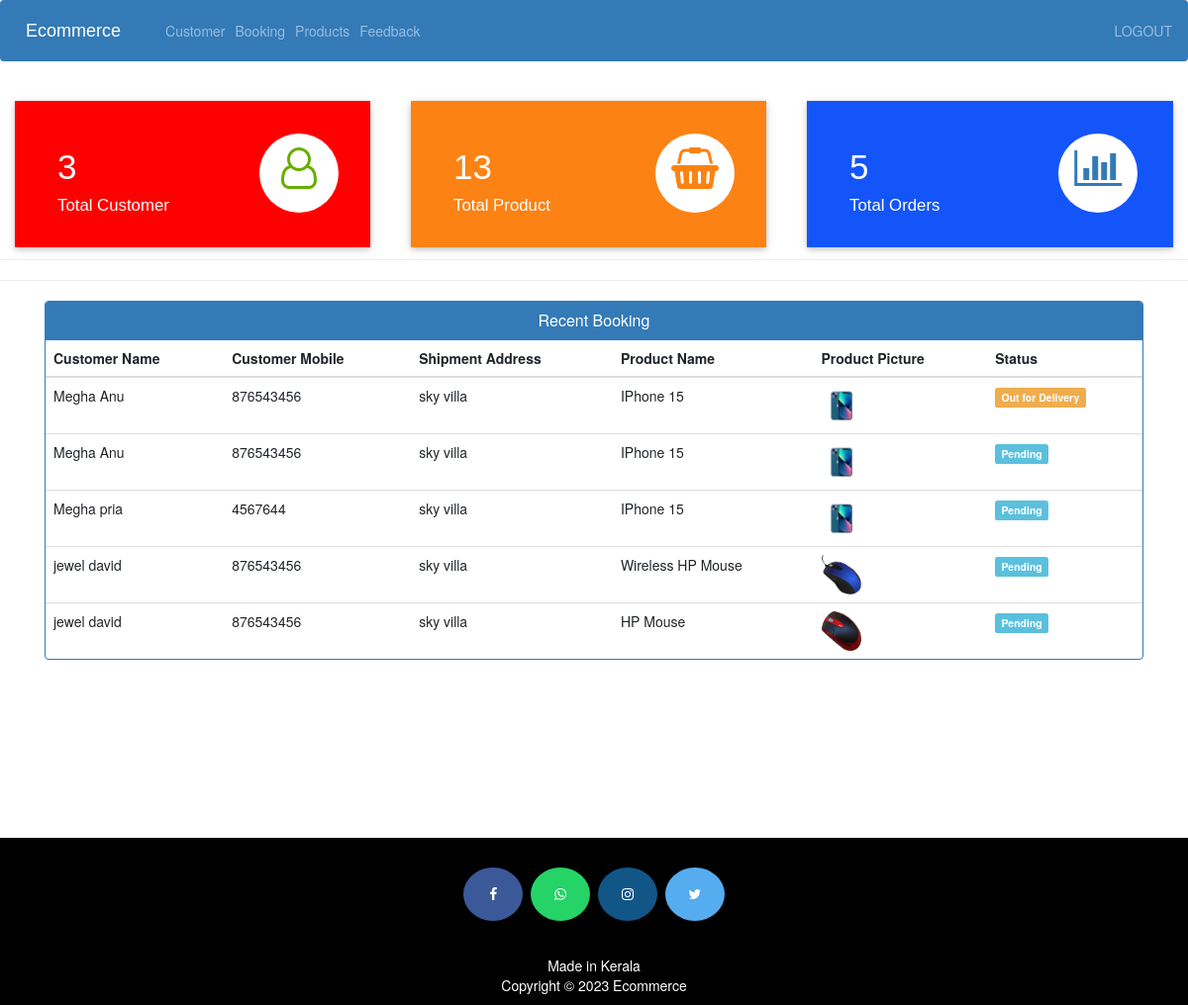
The app's page /admin-dashboard (signed in) with its own data.
### ecom/models.py (models this page shows, shortened)
class Customer(models.Model):
    user=models.OneToOneField(User,on_delete=models.CASCADE)
    profile_pic = models.ImageField(upload_to='profile_pics/')
    address = models.CharField(max_length=40)
    mobile = models.CharField(max_length=20,null=False)
    @property
    def get_name(self):
        return self.user.first_name+" "+self.user.last_name

class Orders(models.Model):
    STATUS =(
        ('Pending','Pending'),
        ('Order Confirmed','Order Confirmed'),
        ('Out for Delivery','Out for Delivery'),
        ('Delivered','Delivered'),
    )
    customer=models.ForeignKey('Customer', on_delete=models.CASCADE,null=True)
    product=models.ForeignKey('Product',on_delete=models.CASCADE,null=True)
    email = models.CharField(max_length=50,null=True)
    address = models.CharField(max_length=500,null=True)
    mobile = models.CharField(max_length=20,null=True)
    order_date= models.DateField(auto_now_add=True,null=True)
    status=models.CharField(max_length=50,null=True,choices=STATUS)

class Product(models.Model):
    name=models.CharField(max_length=40)
    product_image= models.ImageField(upload_to='product_image/',null=True,blank=True)
    price = models.PositiveIntegerField()
    description=models.CharField(max_length=40)

### ecom/views.py (the view)
# urls.py: path('admin-dashboard', views.admin_dashboard_view,name='admin-dashboard'),
@login_required(login_url='adminlogin')
def admin_dashboard_view(request):
    customercount=models.Customer.objects.all().count()
    productcount=models.Product.objects.all().count()
    ordercount=models.Orders.objects.all().count()
    orders=models.Orders.objects.all()
    ordered_products=[]
    ordered_bys=[]
    for order in orders:
        ordered_product=models.Product.objects.all().filter(id=order.product.id)
        ordered_by=models.Customer.objects.all().filter(id = order.customer.id)
        ordered_products.append(ordered_product)
        ordered_bys.append(ordered_by)
    mydict={
    'customercount':customercount,
    'productcount':productcount,
    'ordercount':ordercount,
    'data':zip(ordered_products,ordered_bys,orders),
    }
    return render(request,'ecom/admin_dashboard.html',context=mydict)

### templates/ecom/admin_dashboard.html
{% extends 'ecom/admin_base.html' %}
{% load static %}
{% block content %}
<br>
{%include 'ecom/admin_dashboard_cards.html'%}
<br><br><br><br><br>
<hr><hr>
<div class="container" >
    <div class="panel panel-primary" >
      <div class="panel-heading" style="text-align:center;">
        <h6 class="panel-title">Recent Booking</h6>
      </div>
      <table class="table table-hover" id="dev-table">
        <thead>
          <tr>
            <th>Customer Name</th>
            <th>Customer Mobile</th>
            <th>Shipment Address</th>
            <th>Product Name</th>
            <th>Product Picture</th>
            <th>Status</th>
          </tr>
        </thead>
        {% for product,customer,order in data %}
        <tr>
          {% for c in customer %}
          <td> {{c.get_name}}</td>
          <td>{{c.mobile}}</td>
          <td>{{order.address}}</td>
          {% endfor %}
          {% for p in product %}
          <td> {{p.name}}</td>
          <td> <img src="{% static p.product_image.url %}" alt="Profile Pic" height="40px" width="40px" /></td>
          {% if order.status == 'Pending'%}
          <td> <span class="label label-info">{{order.status}}</span></td>
          {% elif order.status == 'Delivered' %}
          <td> <span class="label label-success">{{order.status}}</span></td>
          {% elif order.status == 'Out for Delivery' %}
          <td> <span class="label label-warning">{{order.status}}</span></td>
          {%else%}
            <td> <span class="label label-primary">{{order.status}}</span></td>
          {%endif%}
          {% endfor %}
        </tr>
        {% endfor %}
      </table>
  </div>
</div>
{% endblock content %}

### records on screen
Orders: address "sky villa", status "Out for Delivery"
Customer: get_name "Megha Anu", mobile "876543456"
Product: name "IPhone 15", product_image (picture)
Orders: address "sky villa", status "Pending"
Orders: address "sky villa", status "Pending"
Customer: get_name "Megha pria", mobile "4567644"
Orders: address "sky villa", status "Pending"
Customer: get_name "jewel david", mobile "876543456"
Product: name "Wireless HP Mouse", product_image (picture)
Orders: address "sky villa", status "Pending"
Product: name "HP Mouse", product_image (picture)

### other values on screen
{{ customercount }} "3"
{{ productcount }} "13"
{{ ordercount }} "5"
